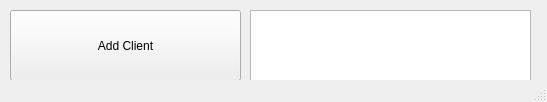
<?xml version="1.0" encoding="UTF-8"?>
<ui version="4.0">
 <class>MainWindow</class>
 <widget class="QMainWindow" name="MainWindow">
  <property name="geometry">
   <rect>
    <x>0</x>
    <y>0</y>
    <width>547</width>
    <height>102</height>
   </rect>
  </property>
  <property name="windowTitle">
   <string>MainWindow</string>
  </property>
  <widget class="QWidget" name="centralwidget">
   <widget class="QPushButton" name="pushButton">
    <property name="geometry">
     <rect>
      <x>10</x>
      <y>10</y>
      <width>231</width>
      <height>71</height>
     </rect>
    </property>
    <property name="text">
     <string>Add Client</string>
    </property>
   </widget>
   <widget class="QTextEdit" name="textEdit">
    <property name="geometry">
     <rect>
      <x>250</x>
      <y>10</y>
      <width>281</width>
      <height>71</height>
     </rect>
    </property>
   </widget>
  </widget>
  <widget class="QStatusBar" name="statusbar"/>
 </widget>
 <resources/>
 <connections/>
</ui>
